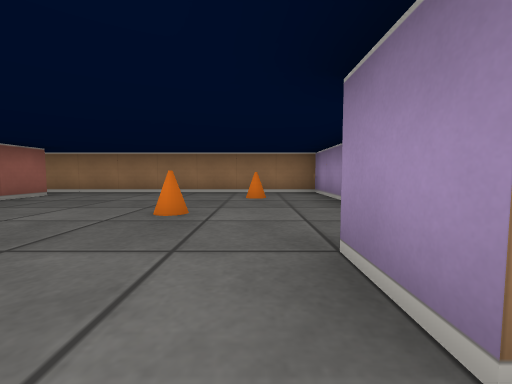
[1] (above)

12 first-person views from a walk through a cub3D maze. The camera is about half as high as the walls, tilts 4° down and sees 90° across. The floor is counted in squares. Each view is taken from the middle of a square. On the plan, view 1 faces up. The plan holds only what a view shows up to about 9 squares ahead; the rest is blank. The place goes on beyond the plan.

[2]
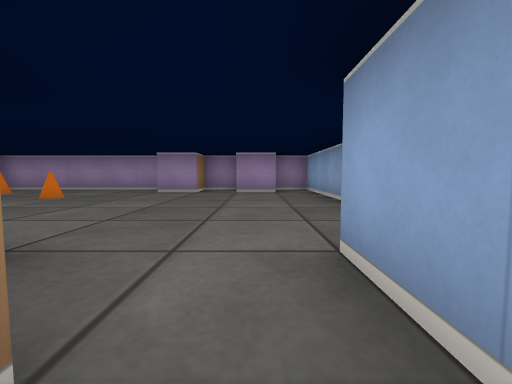

[3]
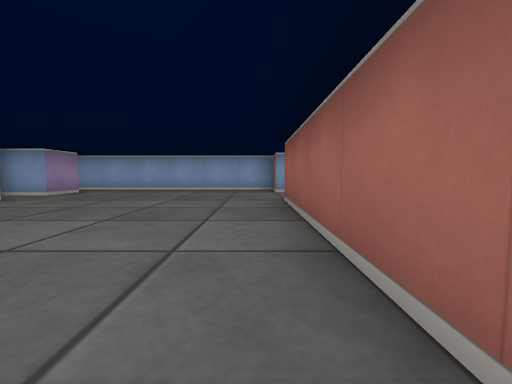

[4]
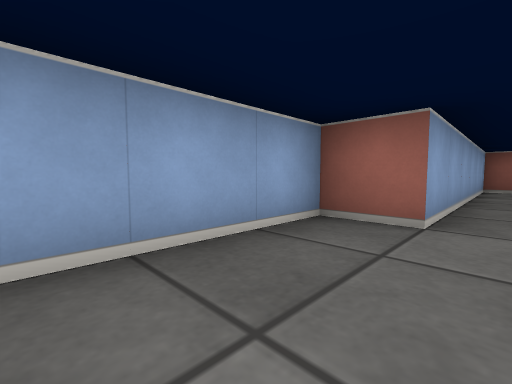

[5]
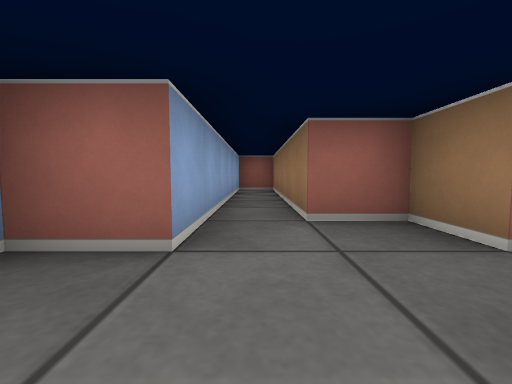

[6]
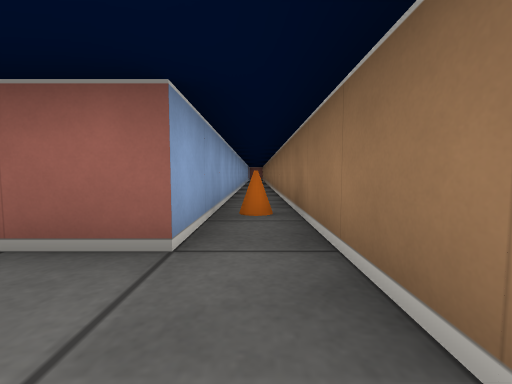

[7]
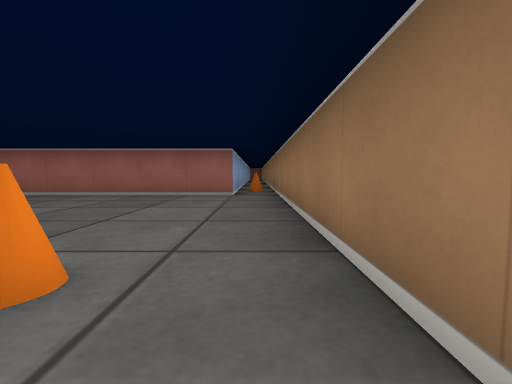

[8]
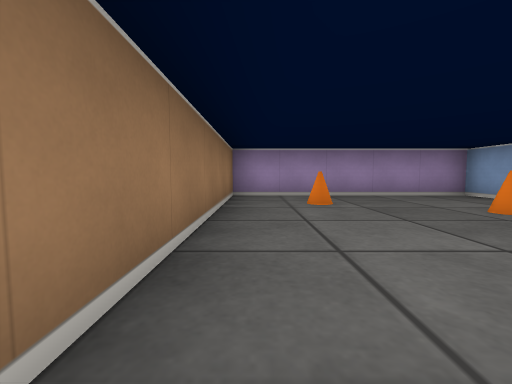

[9]
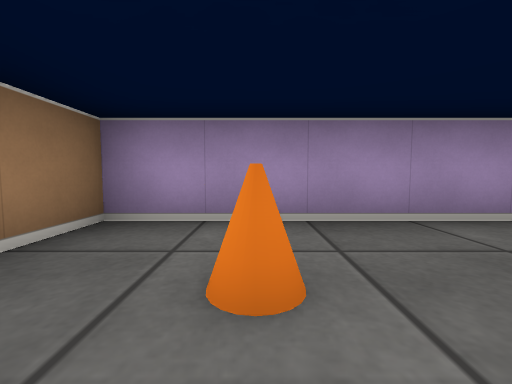

[10]
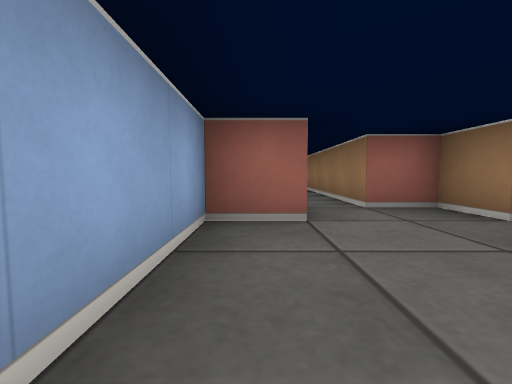

[11]
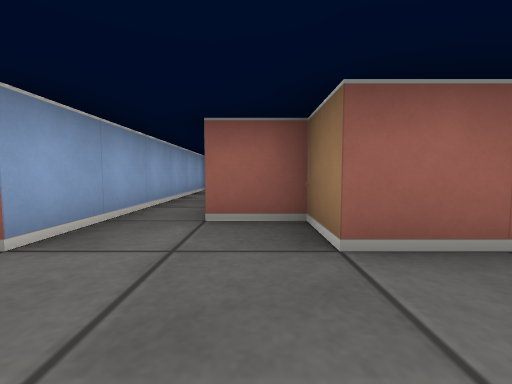

[12]
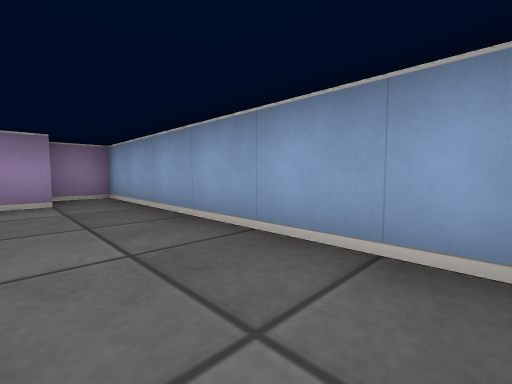

### Floor plan
Points are (right, up) in squares from view 1. A wall is a line through its corners. A room is listed if a view was taken in it or the views show most of it. See-through windows are left out.
Room 1 (views 1, 2, 3, 4, 5, 6, 7, 8, 9, 10, 11, 12)
walls: (0.5, -1.6) (0.5, -0.5) (1.5, -0.5) (1.5, 0.5) (0.5, 0.5) (0.5, 1.5) (1.5, 1.5) (1.5, 6.5) (-8, 6.5); (-7.9, 5.5) (-4.5, 5.5) (-4.5, 0.5) (-5.5, 0.5) (-5.5, -0.5) (-10.5, -0.5) (-10.5, -1.5) (-4.5, -1.5) (-4.5, -2.5) (1.5, -2.5) (1.5, -1.5)
objects: cone (-6, 6); cone (-1, 3); cone (0, 5)

Positions as (right, up) in squares from view 1, and headings:
1: (0, 0), facing up
2: (-6, -1), facing right
3: (-4, 5), facing down
4: (-2, -1), facing down-left
5: (-3, -1), facing left
6: (-3, 6), facing left
7: (1, 6), facing left
8: (-4, 6), facing right
9: (-1, 5), facing right
10: (-2, -2), facing left
11: (-3, 0), facing left
12: (-4, -1), facing down-right
